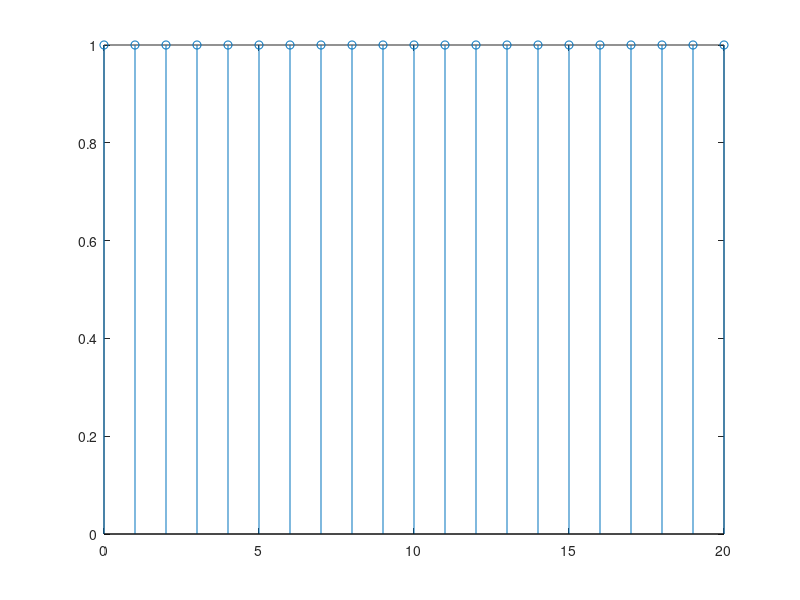

The MATLAB script that drew this image:
n = [0:20]
w0 = 0
x = (cos(0*n))
#x = (cos((pi/8)*n))
#x = (cos((pi/4)*n))
#x = (cos((pi/2)*n))
#x = (cos((pi)*n))
stem(n,x)
